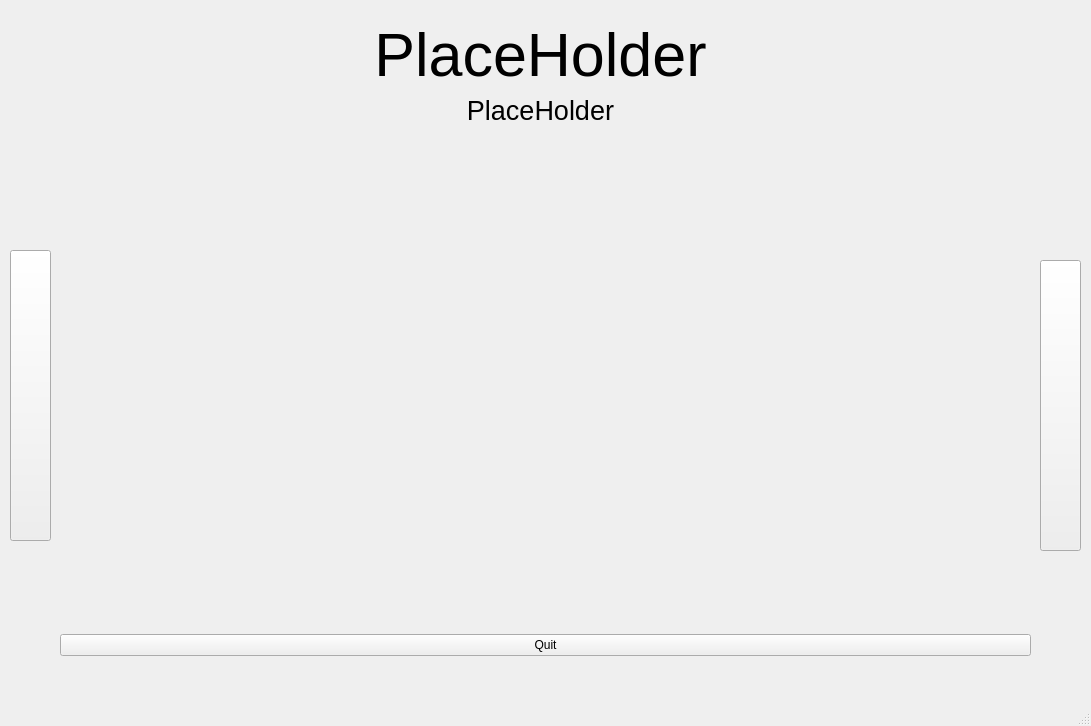
<?xml version="1.0" encoding="UTF-8"?>
<ui version="4.0">
 <class>MainWindow</class>
 <widget class="QMainWindow" name="MainWindow">
  <property name="geometry">
   <rect>
    <x>0</x>
    <y>0</y>
    <width>1091</width>
    <height>726</height>
   </rect>
  </property>
  <property name="windowTitle">
   <string>doTask</string>
  </property>
  <widget class="QWidget" name="centralwidget">
   <widget class="QWidget" name="gridLayoutWidget">
    <property name="geometry">
     <rect>
      <x>60</x>
      <y>160</y>
      <width>971</width>
      <height>451</height>
     </rect>
    </property>
    <layout class="QGridLayout" name="gridLayout"/>
   </widget>
   <widget class="QWidget" name="horizontalLayoutWidget">
    <property name="geometry">
     <rect>
      <x>60</x>
      <y>620</y>
      <width>971</width>
      <height>51</height>
     </rect>
    </property>
    <layout class="QHBoxLayout" name="horizontalLayout">
     <item>
      <widget class="QPushButton" name="quit_b">
       <property name="text">
        <string>Quit</string>
       </property>
      </widget>
     </item>
    </layout>
   </widget>
   <widget class="QPushButton" name="left_b">
    <property name="geometry">
     <rect>
      <x>10</x>
      <y>250</y>
      <width>41</width>
      <height>291</height>
     </rect>
    </property>
    <property name="text">
     <string/>
    </property>
   </widget>
   <widget class="QPushButton" name="right_b">
    <property name="geometry">
     <rect>
      <x>1040</x>
      <y>260</y>
      <width>41</width>
      <height>291</height>
     </rect>
    </property>
    <property name="text">
     <string/>
    </property>
   </widget>
   <widget class="QWidget" name="verticalLayoutWidget">
    <property name="geometry">
     <rect>
      <x>310</x>
      <y>20</y>
      <width>461</width>
      <height>131</height>
     </rect>
    </property>
    <layout class="QVBoxLayout">
     <item>
      <widget class="QLabel" name="year_l">
       <property name="font">
        <font>
         <pointsize>46</pointsize>
        </font>
       </property>
       <property name="text">
        <string>PlaceHolder</string>
       </property>
       <property name="alignment">
        <set>Qt::AlignCenter</set>
       </property>
      </widget>
     </item>
     <item>
      <widget class="QLabel" name="month_l">
       <property name="font">
        <font>
         <pointsize>20</pointsize>
        </font>
       </property>
       <property name="text">
        <string>PlaceHolder</string>
       </property>
       <property name="alignment">
        <set>Qt::AlignCenter</set>
       </property>
      </widget>
     </item>
     <item>
      <widget class="QLabel" name="label_3">
       <property name="text">
        <string/>
       </property>
       <property name="alignment">
        <set>Qt::AlignCenter</set>
       </property>
      </widget>
     </item>
    </layout>
   </widget>
  </widget>
  <widget class="QMenuBar" name="menubar">
   <property name="geometry">
    <rect>
     <x>0</x>
     <y>0</y>
     <width>1091</width>
     <height>22</height>
    </rect>
   </property>
  </widget>
  <widget class="QStatusBar" name="statusbar"/>
 </widget>
 <resources/>
 <connections/>
</ui>
